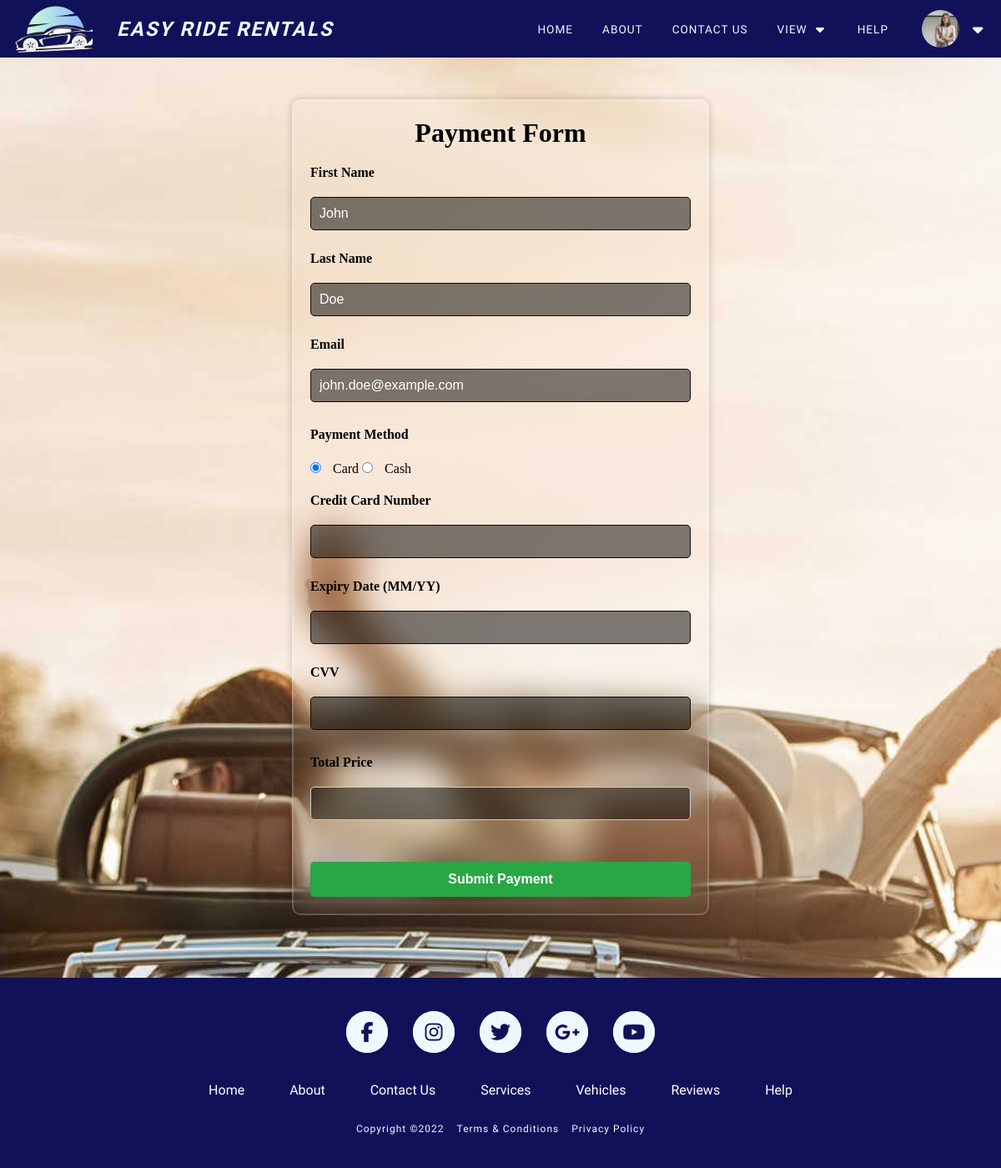
Page /Payment/Payment.php (signed in) on the committed database.
### tables this page shows
CREATE TABLE `customers` (
  `user_id` varchar(5) NOT NULL,
  `first_name` varchar(50) NOT NULL,
  `last_name` varchar(50) NOT NULL,
  `date_of_birth` date NOT NULL,
  `gender` enum('male','female') NOT NULL,
  `nic_number` varchar(20) NOT NULL,
  `licence_number` varchar(20) NOT NULL,
  `address` text NOT NULL,
  `mobile` varchar(10) NOT NULL,
  `email` varchar(100) NOT NULL,
  `nic_pdf` varchar(255) DEFAULT NULL,
  `profile_image` varchar(255) DEFAULT NULL,
  `password` varchar(255) NOT NULL,
  `created_at` timestamp NOT NULL DEFAULT current_timestamp()
);

### Payment/Payment.php (the view, shortened to what this page needs)
<!DOCTYPE html>
<html lang="en">
<head>
    <link rel="stylesheet" href="Payment.css">
</head>
<body>
    <?php  include_once '../includes/header.php'; ?>
    <?php
        include '../includes/config.php';
        if (isset($_SESSION['type'], $_SESSION['user_id'])) {
            $user_sql = "SELECT * FROM ".$_SESSION['type']." WHERE user_id ='".$_SESSION['user_id']."' LIMIT 1";
            $user_result = $conn -> query($user_sql);
            if ($user_result) {
                $user_data = $user_result -> fetch_assoc();
            } else {
                header('Location: ../error.html');
                exit();
            }
        } else {
            $_SESSION['error_message'] = 'Log In First !';
            header('Location: ../login_page/login.php');
            exit();
        }
    ?>
    <div class="container">
        <div class="wrapper-form">
        <h1>Payment Form</h1>
                <form action="./create_payment.php" method="post" enctype="multipart/form-data" onsubmit="confirmPayment(event)">
                    <div class="group-form">
                        <label for="firstname">First Name</label>
                        <input type="text" id="firstname" name="firstname" required pattern="[A-Za-z\s]+" title="Only letters and spaces allowed" value="<?php echo $user_data['first_name'] ?>">
                        <label for="lastname">Last Name</label>
                        <input type="text" id="lastname" name="lastname" required pattern="[A-Za-z\s]+" title="Only letters and spaces allowed" value="<?php echo $user_data['last_name'] ?>">
                        <label for="email">Email</label>
                        <input type="email" id="email" name="email" required value="<?php echo $user_data['email'] ?>">
                        </div>
                        <div class="payment-method">
                        <label>Payment Method</label><br>
                        <input type="radio" id="card" name="method" value="card-payment" checked onclick="togglePaymentDetails('card')"> Card
                        <input type="radio" id="cash" name="method" value="cash-payment" onclick="togglePaymentDetails('cash')"> Cash
                        </div>
                    <div id="card-details">
                        <div class="group-form">
                            <label for="creditCardNum">Credit Card Number</label>
                            <input type="text" id="creditCardNum" name="creditCardNum" maxlength="12" required pattern="\d{12}" title="Enter a 12-digit credit card number">
                            <label for="date">Expiry Date (MM/YY)</label>
                            <input type="text" id="date" name="date" maxlength="5" required pattern="\d{2}/\d{2}" title="Format: MM/YY">
                            <label for="cvv">CVV</label>
                            <input type="text" id="cvv" name="cvv" maxlength="3" required pattern="\d{3}" title="Enter a 3-digit CVV">
                        </div>
                    </div>
                    <div class="group-form">
                        <label for="totalPrice">Total Price</label>
                        <input type="text" id="totalPrice" name="totalPrice" required pattern="\d+(\.\d{1,2})?" title="Only numbers are allowed">
                    </div>
                    <button type="submit" class="submit-button">Submit Payment</button>
                </form>
        </div>
    </div>
    <?php include_once'../includes/footer.php'; ?>
</body>
</html>

### Payment/Payment.css (style rules this page uses)
body { background-image: url('../images/payment_bg.jpg'); background-size: cover; background-attachment: fixed; background-position: center; background-repeat: no-repeat; }
.container { width: 100%; display: flex; justify-content: center; align-items: center; padding: 50px 0; }
.wrapper-form { background:transparent; border: 2px solid rgba(255, 255, 255, .2); backdrop-filter: blur(20px); width: 500px; padding: 20px; border-radius: 10px; box-shadow: 0 0 10px rgba(0, 0, 0, .2); }
h1 { text-align: center; color: black; margin-bottom: 20px; }
.group-form { margin-bottom: 20px; }
.wrapper-form label { font-weight: bold; color: black; display: block; margin-bottom: 5px; }
.wrapper-form input[type="text"], .wrapper-form input[type="email"], .wrapper-form input[type="file"] { width: 100%; padding: 10px; border: 1px solid #0c0c0c; border-radius: 5px; font-size: 16px; color: white; margin-bottom: 10px; background-color: rgba(0, 0, 0, 0.5); box-sizing: border-box; }
input[type="radio"] { margin-right: 10px; }
.payment-method { margin-bottom: 20px; }
.payment-method label { font-size: 16px; margin-right: 10px; font-weight: bold; color: black; }
#card-details, #cash-details { margin-bottom: 20px; color: #c3e6cb; }
.wrapper-form #totalPrice { width: 100%; padding: 10px; border: 1px solid #ccc; border-radius: 5px; font-size: 16px; color: white; margin-bottom: 10px; }
.submit-button { width: 100%; padding: 12px; background-color: #28a745; border: none; border-radius: 5px; font-size: 16px; font-weight: bold; color: white; cursor: pointer; transition: background-color 0.3s ease; }
input:invalid { border-color: black; }
.group-form { display: flex; flex-direction: column; gap: 15px; }
label { font-weight: bold; margin-bottom: 5px; color: black; }
.submit-button { padding: 12px 20px; border: none; border-radius: 5px; background-color: #28a745; color: white; font-size: 16px; cursor: pointer; transition: background-color 0.3s ease; width: 100%; margin-top: 20px; }

### includes/styles/headerStyles.css (style rules this page uses)
* { margin: 0; padding: 0; position: relative; }

### includes/styles/footerStyles.css (style rules this page uses)
* { margin: 0; padding: 0; box-sizing: border-box; }

### rows in the picture
customers: firstname "John", lastname "Doe", email "john.doe@example.com"
